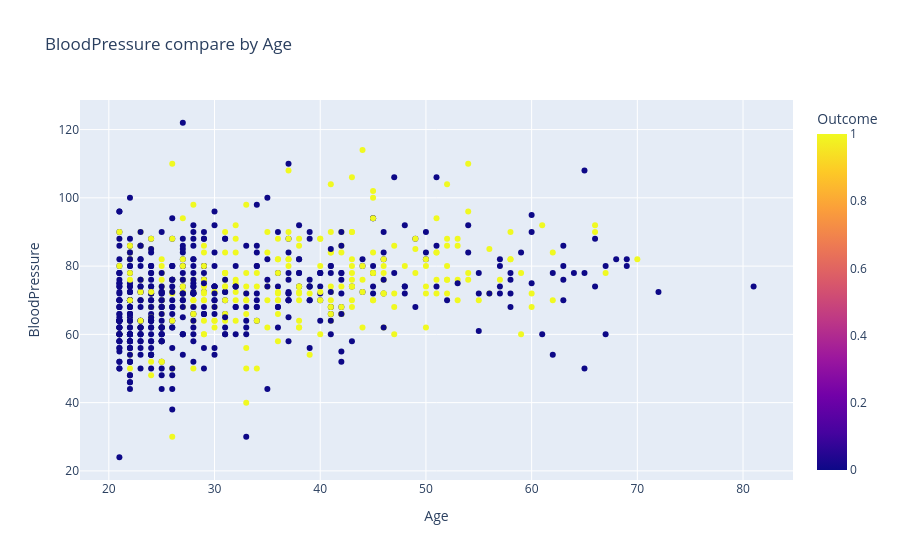

Write notebook code for a chart like this one.
### Code cell
fig = px.scatter(data,x=data["Age"],y=data["BloodPressure"],hover_name=data["Outcome"].astype(str) +" - "+ data["Glucose"].astype(str),
                 color = data["Outcome"],color_discrete_sequence=["Pink","Red"],title="BloodPressure compare by Age")
fig.show()

### Figure 1 — Plotly figure (JSON) as saved in the notebook; plotly's stock layout.template omitted (floating-point values rounded to 4 significant figures; data arrays with more than 128 entries replaced by an {"elided": "..."} marker saying what was removed)
{"data": [{"hovertemplate": "<b>%{hovertext}</b><br><br>Age=%{x}<br>BloodPressure=%{y}<br>Outcome=%{marker.color}<extra></extra>", "hovertext": {"elided": "768 str values"}, "legendgroup": "", "marker": {"color": {"elided": "768 int values"}, "coloraxis": "coloraxis", "symbol": "circle"}, "mode": "markers", "name": "", "orientation": "v", "showlegend": false, "type": "scatter", "x": {"elided": "768 int values"}, "xaxis": "x", "y": {"elided": "768 float values"}, "yaxis": "y"}], "layout": {"autosize": true, "coloraxis": {"colorbar": {"title": {"text": "Outcome"}}, "colorscale": [[0, "#0d0887"], [0.1111, "#46039f"], [0.2222, "#7201a8"], [0.3333, "#9c179e"], [0.4444, "#bd3786"], [0.5556, "#d8576b"], [0.6667, "#ed7953"], [0.7778, "#fb9f3a"], [0.8889, "#fdca26"], [1, "#f0f921"]]}, "legend": {"tracegroupgap": 0}, "title": {"text": "BloodPressure compare by Age"}, "xaxis": {"anchor": "y", "autorange": true, "domain": [0, 1], "range": [17.36, 84.64], "title": {"text": "Age"}, "type": "linear"}, "yaxis": {"anchor": "x", "autorange": true, "domain": [0, 1], "range": [15.91, 130.1], "title": {"text": "BloodPressure"}, "type": "linear"}}}
